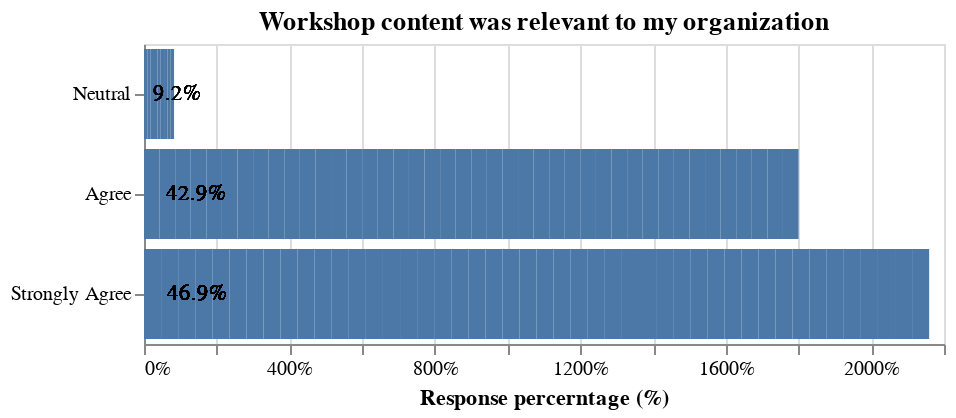

Notebook code for this chart:
### Markdown cell above
# The Workshop content was relevant to my Organization

### Code cell
bar = alt.Chart(df, title="Workshop content was relevant to my organization"
               ).transform_joinaggregate(
    total='count()',
    groupby=['content_relevance_org']
).transform_calculate(
    percent=alt.datum.total/98
).mark_bar().encode(
    x= alt.X('percent:Q', title = "Response percerntage (%)", axis=alt.Axis(format='%')),
    y=alt.Y('content_relevance_org', sort='x', title="")
    ).properties(
    width=400,
    height=150
    )

text = alt.Chart(df, title="Workshop content interest of participants"
               ).transform_joinaggregate(
    total='count()',
    groupby=['content_relevance_org']
).transform_calculate(
    percent=alt.datum.total/98
).mark_text(
        align='left',
        baseline='middle',
        dx=3
).encode(
        y = alt.Y('content_relevance_org', sort = 'x'),
        x = alt.X('percent:Q'),
        text=alt.Text('percent:Q',format='.1%')
).properties(
    width=800,
    height=250
    )

q4_plot = alt.layer(bar, text, data=df)

# Show the plot|
q4_plot
